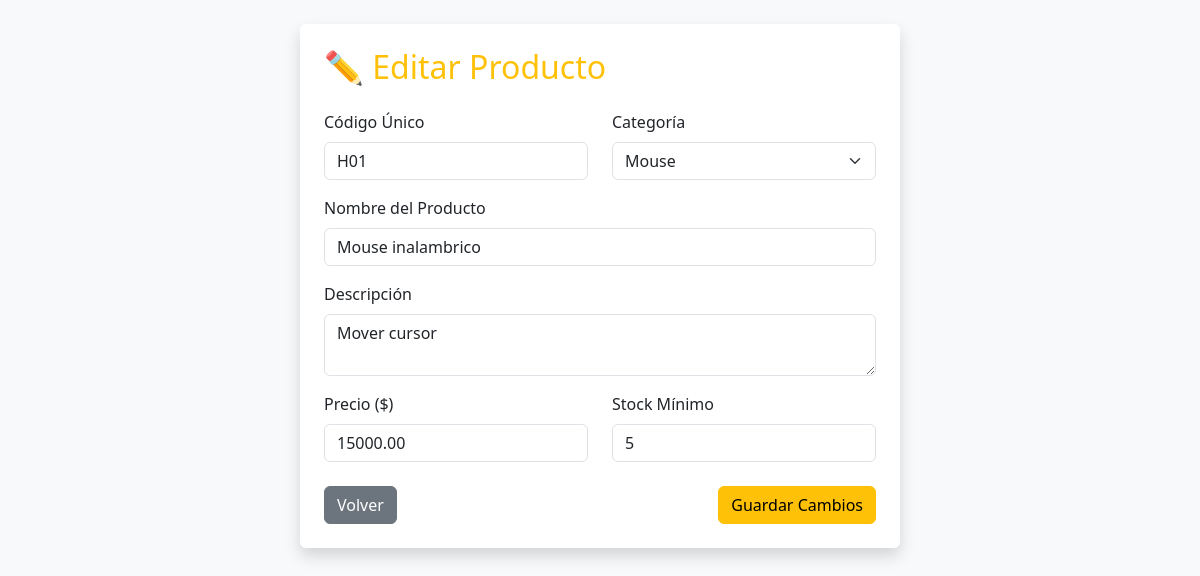
The app's page /editar_producto.php?id=4 (signed in) with its own data.
### tables this page shows
CREATE TABLE `producto` (
  `id_producto` int(11) NOT NULL,
  `codigo` varchar(20) NOT NULL,
  `nombre` varchar(100) NOT NULL,
  `descripcion` text DEFAULT NULL,
  `precio` decimal(10,2) DEFAULT NULL CHECK (`precio` >= 0),
  `stock_actual` int(11) DEFAULT NULL CHECK (`stock_actual` >= 0),
  `stock_minimo` int(11) DEFAULT NULL CHECK (`stock_minimo` >= 0),
  `estado` tinyint(1) DEFAULT 1,
  `id_categoria` int(11) DEFAULT NULL
);

CREATE TABLE `categoria` (
  `id_categoria` int(11) NOT NULL,
  `nombre` varchar(50) NOT NULL,
  `descripcion` text DEFAULT NULL,
  `estado` tinyint(1) DEFAULT 1
);

### editar_producto.php (the view, shortened to what this page needs)
<?php
require_once 'conexion.php';
$id = $_GET['id'] ?? null;
$categorias = $conexion->query("SELECT * FROM categoria WHERE estado = 1")->fetchAll(PDO::FETCH_ASSOC);
$stmtProd = $conexion->prepare("SELECT * FROM producto WHERE id_producto = :id");
$stmtProd->execute([':id' => $id]);
$prod = $stmtProd->fetch(PDO::FETCH_ASSOC);
?>
<!DOCTYPE html>
<html lang="es">
<head>
    <link href="https://cdn.jsdelivr.net/npm/bootstrap@5.3.0/dist/css/bootstrap.min.css" rel="stylesheet">
</head>
<body class="bg-light p-4">
    <div class="container bg-white p-4 rounded shadow" style="max-width: 600px;">
        <h2 class="text-warning mb-4">✏️ Editar Producto</h2>
        <form method="POST">
            <div class="row mb-3">
                <div class="col-md-6">
                    <label class="form-label">Código Único</label>
                    <input type="text" class="form-control" name="codigo" value="<?php echo $prod['codigo']; ?>" required>
                </div>
                <div class="col-md-6">
                    <label class="form-label">Categoría</label>
                    <select class="form-select" name="id_categoria" required>
                        <?php foreach ($categorias as $cat): ?>
                            <option value="<?php echo $cat['id_categoria']; ?>" <?php if($cat['id_categoria'] == $prod['id_categoria']) echo 'selected'; ?>>
                                <?php echo $cat['nombre']; ?>
                            </option>
                        <?php endforeach; ?>
                    </select>
                </div>
            </div>
            <div class="mb-3">
                <label class="form-label">Nombre del Producto</label>
                <input type="text" class="form-control" name="nombre" value="<?php echo $prod['nombre']; ?>" required>
            </div>
            <div class="mb-3">
                <label class="form-label">Descripción</label>
                <textarea class="form-control" name="descripcion" rows="2"><?php echo $prod['descripcion']; ?></textarea>
            </div>
            <div class="row mb-4">
                <div class="col-md-6">
                    <label class="form-label">Precio ($)</label>
                    <input type="number" class="form-control" name="precio" value="<?php echo $prod['precio']; ?>" required min="0">
                </div>
                <div class="col-md-6">
                    <label class="form-label">Stock Mínimo</label>
                    <input type="number" class="form-control" name="stock_minimo" value="<?php echo $prod['stock_minimo']; ?>" required min="0">
                </div>
            </div>
            <div class="d-flex justify-content-between">
                <a href="dashboard.php" class="btn btn-secondary">Volver</a>
                <button type="submit" class="btn btn-warning">Guardar Cambios</button>
            </div>
        </form>
    </div>
</body>
</html>

### records on screen
producto: codigo "H01", id_categoria "Mouse", nombre "Mouse inalambrico", descripcion "Mover cursor", precio "15000.00", stock_minimo "5"
